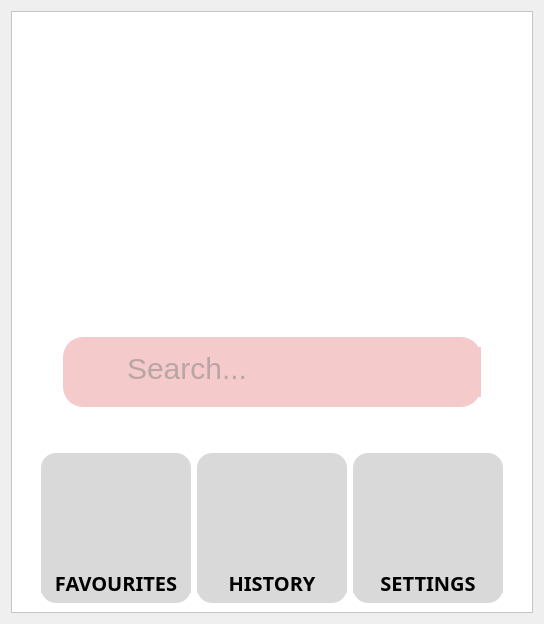
            <widget class="QWidget" name="homePage">
             <layout class="QVBoxLayout" name="verticalLayout_6">
              <item>
               <layout class="QVBoxLayout" name="homePageLayout">
                <item>
                 <widget class="QFrame" name="homeFrame">
                  <property name="styleSheet">
                   <string notr="true">background-color: white;</string>
                  </property>
                  <property name="frameShape">
                   <enum>QFrame::StyledPanel</enum>
                  </property>
                  <property name="frameShadow">
                   <enum>QFrame::Raised</enum>
                  </property>
                  <layout class="QVBoxLayout" name="verticalLayout_5">
                   <item>
                    <layout class="QVBoxLayout" name="homeFrameLayout" stretch="0,0,1,0,1">
                     <item>
                      <layout class="QHBoxLayout" name="horizontalLayout_7">
                       <item>
                        <widget class="QPushButton" name="browserLogoIcon">
                         <property name="minimumSize">
                          <size>
                           <width>250</width>
                           <height>250</height>
                          </size>
                         </property>
                         <property name="maximumSize">
                          <size>
                           <width>250</width>
                           <height>250</height>
                          </size>
                         </property>
                         <property name="autoFillBackground">
                          <bool>false</bool>
                         </property>
                         <property name="styleSheet">
                          <string notr="true">QPushButton {
    border: none;
    border-radius: 100px; 
    background-color: transparent;
}

QPushButton::icon {
    padding: 10px; 
}

QPushButton:hover {
    background-color: rgb(220, 190, 190);
}</string>
                         </property>
                         <property name="text">
                          <string/>
                         </property>
                        </widget>
                       </item>
                      </layout>
                     </item>
                     <item>
                      <spacer name="verticalSpacer_2">
                       <property name="orientation">
                        <enum>Qt::Vertical</enum>
                       </property>
                       <property name="sizeType">
                        <enum>QSizePolicy::Fixed</enum>
                       </property>
                       <property name="sizeHint" stdset="0">
                        <size>
                         <width>10</width>
                         <height>60</height>
                        </size>
                       </property>
                      </spacer>
                     </item>
                     <item>
                      <layout class="QHBoxLayout" name="horizontalLayout_4" stretch="1,10,1">
                       <item>
                        <spacer name="horizontalSpacer_8">
                         <property name="orientation">
                          <enum>Qt::Horizontal</enum>
                         </property>
                         <property name="sizeHint" stdset="0">
                          <size>
                           <width>40</width>
                           <height>20</height>
                          </size>
                         </property>
                        </spacer>
                       </item>
                       <item>
                        <widget class="QFrame" name="searchFrame">
                         <property name="sizePolicy">
                          <sizepolicy hsizetype="Preferred" vsizetype="Fixed">
                           <horstretch>0</horstretch>
                           <verstretch>0</verstretch>
                          </sizepolicy>
                         </property>
                         <property name="minimumSize">
                          <size>
                           <width>0</width>
                           <height>70</height>
                          </size>
                         </property>
                         <property name="styleSheet">
                          <string notr="true">background-color:rgb(245, 202, 202);
 border-radius: 20px;  </string>
                         </property>
                         <property name="frameShape">
                          <enum>QFrame::StyledPanel</enum>
                         </property>
                         <property name="frameShadow">
                          <enum>QFrame::Raised</enum>
                         </property>
                         <widget class="QTextEdit" name="webSearchTxt">
                          <property name="geometry">
                           <rect>
                            <x>60</x>
                            <y>10</y>
                            <width>640</width>
                            <height>50</height>
                           </rect>
                          </property>
                          <property name="styleSheet">
                           <string notr="true">color:grey;
font-size: 30px;
</string>
                          </property>
                          <property name="placeholderText">
                           <string>Search...</string>
                          </property>
                         </widget>
                         <widget class="QLabel" name="searchIcon">
                          <property name="geometry">
                           <rect>
                            <x>15</x>
                            <y>15</y>
                            <width>30</width>
                            <height>30</height>
                           </rect>
                          </property>
                          <property name="text">
                           <string/>
                          </property>
                         </widget>
                        </widget>
                       </item>
                       <item>
                        <spacer name="horizontalSpacer_9">
                         <property name="orientation">
                          <enum>Qt::Horizontal</enum>
                         </property>
                         <property name="sizeHint" stdset="0">
                          <size>
                           <width>40</width>
                           <height>20</height>
                          </size>
                         </property>
                        </spacer>
                       </item>
                      </layout>
                     </item>
                     <item>
                      <spacer name="verticalSpacer">
                       <property name="orientation">
                        <enum>Qt::Vertical</enum>
                       </property>
                       <property name="sizeType">
                        <enum>QSizePolicy::Fixed</enum>
                       </property>
                       <property name="sizeHint" stdset="0">
                        <size>
                         <width>20</width>
                         <height>40</height>
                        </size>
                       </property>
                      </spacer>
                     </item>
                     <item>
                      <layout class="QHBoxLayout" name="horizontalBtnLayout">
                       <item>
                        <spacer name="horizontalSpacer_10">
                         <property name="orientation">
                          <enum>Qt::Horizontal</enum>
                         </property>
                         <property name="sizeType">
                          <enum>QSizePolicy::Fixed</enum>
                         </property>
                         <property name="sizeHint" stdset="0">
                          <size>
                           <width>20</width>
                           <height>20</height>
                          </size>
                         </property>
                        </spacer>
                       </item>
                       <item>
                        <widget class="QFrame" name="homeFavouritesFrame">
                         <property name="minimumSize">
                          <size>
                           <width>150</width>
                           <height>150</height>
                          </size>
                         </property>
                         <property name="maximumSize">
                          <size>
                           <width>150</width>
                           <height>150</height>
                          </size>
                         </property>
                         <property name="styleSheet">
                          <string notr="true">    border-radius: 15px; 
    background-color: rgb(217, 217, 217);</string>
                         </property>
                         <property name="frameShape">
                          <enum>QFrame::StyledPanel</enum>
                         </property>
                         <property name="frameShadow">
                          <enum>QFrame::Raised</enum>
                         </property>
                         <widget class="QPushButton" name="homeFavouritesBtn">
                          <property name="geometry">
                           <rect>
                            <x>20</x>
                            <y>5</y>
                            <width>110</width>
                            <height>110</height>
                           </rect>
                          </property>
                          <property name="sizePolicy">
                           <sizepolicy hsizetype="Fixed" vsizetype="Fixed">
                            <horstretch>0</horstretch>
                            <verstretch>0</verstretch>
                           </sizepolicy>
                          </property>
                          <property name="minimumSize">
                           <size>
                            <width>100</width>
                            <height>100</height>
                           </size>
                          </property>
                          <property name="styleSheet">
                           <string notr="true">QPushButton {
    border: solid;
    border-radius: 15px; 
    background-color: rgb(217, 217, 217);
}

QPushButton::icon {
    padding: 10px; 
}

QPushButton:hover {
    background-color: rgb(154, 153, 150);
}</string>
                          </property>
                          <property name="text">
                           <string/>
                          </property>
                         </widget>
                         <widget class="QLabel" name="label_3">
                          <property name="geometry">
                           <rect>
                            <x>0</x>
                            <y>120</y>
                            <width>150</width>
                            <height>20</height>
                           </rect>
                          </property>
                          <property name="styleSheet">
                           <string notr="true">font-size: 20px;   
 font-weight: bold;
font-family: sans-serif;</string>
                          </property>
                          <property name="text">
                           <string>FAVOURITES</string>
                          </property>
                          <property name="alignment">
                           <set>Qt::AlignCenter</set>
                          </property>
                         </widget>
                        </widget>
                       </item>
                       <item>
                        <widget class="QFrame" name="homeActionLogFrame">
                         <property name="minimumSize">
                          <size>
                           <width>150</width>
                           <height>150</height>
                          </size>
                         </property>
                         <property name="maximumSize">
                          <size>
                           <width>150</width>
                           <height>150</height>
                          </size>
                         </property>
                         <property name="styleSheet">
                          <string notr="true">    border-radius: 15px; 
    background-color: rgb(217, 217, 217);</string>
                         </property>
                         <property name="frameShape">
                          <enum>QFrame::StyledPanel</enum>
                         </property>
                         <property name="frameShadow">
                          <enum>QFrame::Raised</enum>
                         </property>
                         <widget class="QPushButton" name="homeActionLogBtn">
                          <property name="geometry">
                           <rect>
                            <x>20</x>
                            <y>5</y>
                            <width>110</width>
                            <height>110</height>
                           </rect>
                          </property>
                          <property name="sizePolicy">
                           <sizepolicy hsizetype="Fixed" vsizetype="Fixed">
                            <horstretch>0</horstretch>
                            <verstretch>0</verstretch>
                           </sizepolicy>
                          </property>
                          <property name="minimumSize">
                           <size>
                            <width>100</width>
                            <height>100</height>
                           </size>
                          </property>
                          <property name="styleSheet">
                           <string notr="true">QPushButton {
    border: solid;
    border-radius: 15px; 
    background-color: rgb(217, 217, 217);
}

QPushButton::icon {
    padding: 10px; 
}

QPushButton:hover {
    background-color: rgb(154, 153, 150);
}</string>
                          </property>
                          <property name="text">
                           <string/>
                          </property>
                         </widget>
                         <widget class="QLabel" name="label_4">
                          <property name="geometry">
                           <rect>
                            <x>0</x>
                            <y>120</y>
                            <width>150</width>
                            <height>20</height>
                           </rect>
                          </property>
                          <property name="styleSheet">
                           <string notr="true">font-size: 20px;   
 font-weight: bold;
font-family: sans-serif;</string>
                          </property>
                          <property name="text">
                           <string>HISTORY</string>
                          </property>
                          <property name="alignment">
                           <set>Qt::AlignCenter</set>
                          </property>
                         </widget>
                        </widget>
                       </item>
                       <item>
                        <widget class="QFrame" name="homeSettingsFrame">
                         <property name="minimumSize">
                          <size>
                           <width>150</width>
                           <height>150</height>
                          </size>
                         </property>
                         <property name="maximumSize">
                          <size>
                           <width>150</width>
                           <height>150</height>
                          </size>
                         </property>
                         <property name="styleSheet">
                          <string notr="true">    border-radius: 15px; 
    background-color: rgb(217, 217, 217);</string>
                         </property>
                         <property name="frameShape">
                          <enum>QFrame::StyledPanel</enum>
                         </property>
                         <property name="frameShadow">
                          <enum>QFrame::Raised</enum>
                         </property>
                         <widget class="QPushButton" name="homeSettingsBtn">
                          <property name="geometry">
                           <rect>
                            <x>20</x>
                            <y>5</y>
                            <width>110</width>
                            <height>110</height>
                           </rect>
                          </property>
                          <property name="sizePolicy">
                           <sizepolicy hsizetype="Fixed" vsizetype="Fixed">
                            <horstretch>0</horstretch>
                            <verstretch>0</verstretch>
                           </sizepolicy>
                          </property>
                          <property name="minimumSize">
                           <size>
                            <width>100</width>
                            <height>100</height>
                           </size>
                          </property>
                          <property name="styleSheet">
                           <string notr="true">QPushButton {
    border: solid;
    border-radius: 15px; 
    background-color: rgb(217, 217, 217);
}

QPushButton::icon {
    padding: 10px; 
}

QPushButton:hover {
    background-color: rgb(154, 153, 150);
}</string>
                          </property>
                          <property name="text">
                           <string/>
                          </property>
                         </widget>
                         <widget class="QLabel" name="label_5">
                          <property name="geometry">
                           <rect>
                            <x>0</x>
                            <y>120</y>
                            <width>150</width>
                            <height>20</height>
                           </rect>
                          </property>
                          <property name="styleSheet">
                           <string notr="true">font-size: 20px;   
 font-weight: bold;
font-family: sans-serif;</string>
                          </property>
                          <property name="text">
                           <string>SETTINGS</string>
                          </property>
                          <property name="alignment">
                           <set>Qt::AlignCenter</set>
                          </property>
                         </widget>
                        </widget>
                       </item>
                       <item>
                        <spacer name="horizontalSpacer_11">
                         <property name="orientation">
                          <enum>Qt::Horizontal</enum>
                         </property>
                         <property name="sizeType">
                          <enum>QSizePolicy::Fixed</enum>
                         </property>
                         <property name="sizeHint" stdset="0">
                          <size>
                           <width>20</width>
                           <height>20</height>
                          </size>
                         </property>
                        </spacer>
                       </item>
                      </layout>
                     </item>
                    </layout>
                   </item>
                  </layout>
                 </widget>
                </item>
               </layout>
              </item>
             </layout>
            </widget>
